Frame 1 (no input): blank canvas, image omitted
Frame 60 (no input): blank canvas, image omitted
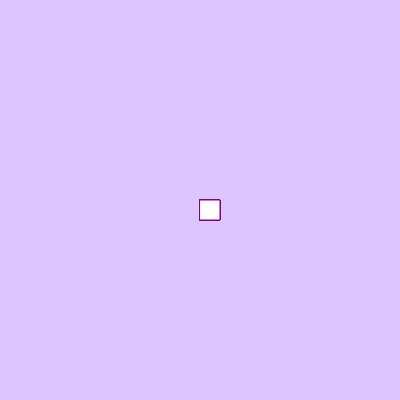
Frame 120 (the mouse pressed at the canvas centre since frame 60)

The p5.js sketch whose frames 1 and 60 were blank and that drew this single picture after the mouse press (run headless with seeded random() and noise() and a simulated clock; from frame 60 on, the mouse is pressed at the canvas centre):

// p5.js sketch
// ── sketch.js
function setup() {
    createCanvas(400, 400);
    background(221,198,255);
  }
  
  function draw() {
    stroke("purple")
    fill("white");
    
  if(mouseIsPressed) {
    rect(mouseX, mouseY, 20, 20);
    }
  }
